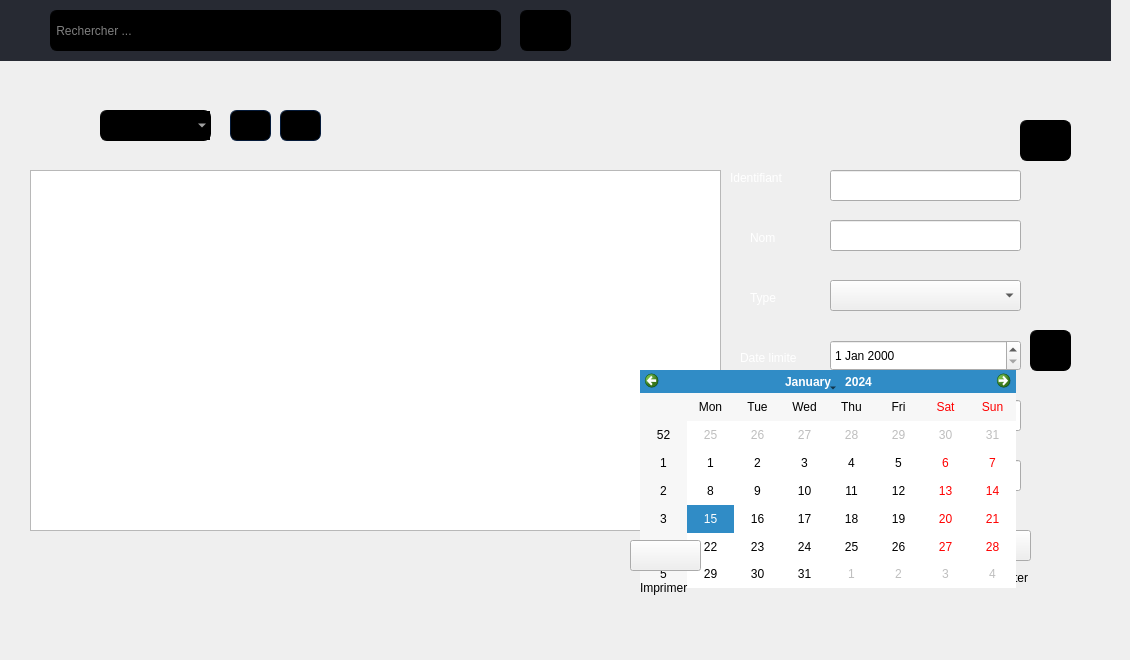
      <widget class="QWidget" name="page_9">
       <widget class="QLabel" name="marge_haute">
        <property name="geometry">
         <rect>
          <x>-10</x>
          <y>0</y>
          <width>1121</width>
          <height>61</height>
         </rect>
        </property>
        <property name="styleSheet">
         <string notr="true">background-color: #272a33;

border-color: #272a33;
	padding: 5px;
border-width: 3px;
border-style: solid ;</string>
        </property>
        <property name="text">
         <string/>
        </property>
       </widget>
       <widget class="QLineEdit" name="barre_recherche_assurances">
        <property name="geometry">
         <rect>
          <x>50</x>
          <y>10</y>
          <width>451</width>
          <height>41</height>
         </rect>
        </property>
        <property name="styleSheet">
         <string notr="true">QLineEdit
{
	background-color: black;
	color: white;
	min-width: 80px;
	border-style: solid;
	border-width: 1px;
	border-radius: 7px;
	border-color: black
}</string>
        </property>
        <property name="text">
         <string/>
        </property>
        <property name="placeholderText">
         <string> Rechercher ...</string>
        </property>
       </widget>
       <widget class="QPushButton" name="pb_recherche_assurances">
        <property name="geometry">
         <rect>
          <x>520</x>
          <y>10</y>
          <width>51</width>
          <height>41</height>
         </rect>
        </property>
        <property name="styleSheet">
         <string notr="true">QPushButton
{
	background-color: black;
	color: #ffffff;
	
	border-style: solid;
	border-width: 1px;
	border-radius: 7px;
	border-color: black;
	padding: 5px;

}


QPushButton::flat
{
	background-color: transparent;
	border: none;
	color: #fff;

}


QPushButton::disabled
{
	background-color: #404040;
	color: #656565;
	border-color: #051a39;

}


QPushButton::hover
{
	background-color: rgba(183, 134, 32, 20%);
	border: 1px solid #b78620;

}


QPushButton::pressed
{
	background-color: qlineargradient(spread:repeat, x1:1, y1:0, x2:1, y2:1, stop:0 rgba(74, 74, 74, 255),stop:1 rgba(49, 49, 49, 255));
	border: 1px solid #b78620;

}


QPushButton::checked
{
	background-color: qlineargradient(spread:repeat, x1:1, y1:0, x2:1, y2:1, stop:0 rgba(74, 74, 74, 255),stop:1 rgba(49, 49, 49, 255));
	border: 1px solid #222;

}

</string>
        </property>
        <property name="text">
         <string/>
        </property>
        <property name="icon">
         <iconset>
          <normaloff>:/theme_sombre/search1.png</normaloff>:/theme_sombre/search1.png</iconset>
        </property>
       </widget>
       <widget class="QPushButton" name="tri_croissant_assurances">
        <property name="geometry">
         <rect>
          <x>280</x>
          <y>110</y>
          <width>41</width>
          <height>31</height>
         </rect>
        </property>
        <property name="styleSheet">
         <string notr="true">QPushButton
{
	background-color: black;
	color: #ffffff;
	
	border-style: solid;
	border-width: 1px;
	border-radius: 7px;
	border-color: #051a39;
	padding: 5px;

}


QPushButton::flat
{
	background-color: transparent;
	border: none;
	color: #fff;

}


QPushButton::disabled
{
	background-color: #404040;
	color: #656565;
	border-color: #051a39;

}


QPushButton::hover
{
	background-color: rgba(183, 134, 32, 20%);
	border: 1px solid #b78620;

}


QPushButton::pressed
{
	background-color: qlineargradient(spread:repeat, x1:1, y1:0, x2:1, y2:1, stop:0 rgba(74, 74, 74, 255),stop:1 rgba(49, 49, 49, 255));
	border: 1px solid #b78620;

}


QPushButton::checked
{
	background-color: qlineargradient(spread:repeat, x1:1, y1:0, x2:1, y2:1, stop:0 rgba(74, 74, 74, 255),stop:1 rgba(49, 49, 49, 255));
	border: 1px solid #222;

}
</string>
        </property>
        <property name="text">
         <string/>
        </property>
        <property name="icon">
         <iconset resource="res.qrc">
          <normaloff>:/theme_sombre/fleche_haut.png</normaloff>:/theme_sombre/fleche_haut.png</iconset>
        </property>
       </widget>
       <widget class="QComboBox" name="liste_tri_assurances">
        <property name="geometry">
         <rect>
          <x>100</x>
          <y>110</y>
          <width>111</width>
          <height>31</height>
         </rect>
        </property>
        <property name="styleSheet">
         <string notr="true">background-color: black;
	color: white;
	min-width: 80px;
	border-style: solid;
	border-width: 1px;
	border-radius: 7px;
	border-color: black</string>
        </property>
        <property name="currentText">
         <string/>
        </property>
       </widget>
       <widget class="QPushButton" name="tri_decroissant_assurances">
        <property name="geometry">
         <rect>
          <x>230</x>
          <y>110</y>
          <width>41</width>
          <height>31</height>
         </rect>
        </property>
        <property name="styleSheet">
         <string notr="true">QPushButton
{
	background-color: black;
	color: #ffffff;
	
	border-style: solid;
	border-width: 1px;
	border-radius: 7px;
	border-color: #051a39;
	padding: 5px;

}


QPushButton::flat
{
	background-color: transparent;
	border: none;
	color: #fff;

}


QPushButton::disabled
{
	background-color: #404040;
	color: #656565;
	border-color: #051a39;

}


QPushButton::hover
{
	background-color: rgba(183, 134, 32, 20%);
	border: 1px solid #b78620;

}


QPushButton::pressed
{
	background-color: qlineargradient(spread:repeat, x1:1, y1:0, x2:1, y2:1, stop:0 rgba(74, 74, 74, 255),stop:1 rgba(49, 49, 49, 255));
	border: 1px solid #b78620;

}


QPushButton::checked
{
	background-color: qlineargradient(spread:repeat, x1:1, y1:0, x2:1, y2:1, stop:0 rgba(74, 74, 74, 255),stop:1 rgba(49, 49, 49, 255));
	border: 1px solid #222;

}
</string>
        </property>
        <property name="text">
         <string/>
        </property>
        <property name="icon">
         <iconset resource="res.qrc">
          <normaloff>:/theme_sombre/fleche_bas.png</normaloff>:/theme_sombre/fleche_bas.png</iconset>
        </property>
       </widget>
       <widget class="QLabel" name="label_nom">
        <property name="geometry">
         <rect>
          <x>750</x>
          <y>230</y>
          <width>31</width>
          <height>16</height>
         </rect>
        </property>
        <property name="styleSheet">
         <string notr="true">	background-color: transparent;
color:white</string>
        </property>
        <property name="text">
         <string>Nom</string>
        </property>
       </widget>
       <widget class="QLabel" name="msg_type_assurance">
        <property name="geometry">
         <rect>
          <x>830</x>
          <y>320</y>
          <width>191</width>
          <height>20</height>
         </rect>
        </property>
        <property name="styleSheet">
         <string notr="true">background-color:transparent</string>
        </property>
        <property name="lineWidth">
         <number>-2</number>
        </property>
        <property name="text">
         <string>&lt;span style=&quot;color: red&quot;&gt;&lt;/span&gt;</string>
        </property>
       </widget>
       <widget class="QLabel" name="label_type">
        <property name="geometry">
         <rect>
          <x>750</x>
          <y>290</y>
          <width>31</width>
          <height>16</height>
         </rect>
        </property>
        <property name="styleSheet">
         <string notr="true">	background-color: transparent;
color:white</string>
        </property>
        <property name="text">
         <string>Type</string>
        </property>
       </widget>
       <widget class="QLabel" name="label_idV">
        <property name="geometry">
         <rect>
          <x>740</x>
          <y>410</y>
          <width>71</width>
          <height>16</height>
         </rect>
        </property>
        <property name="styleSheet">
         <string notr="true">	background-color: transparent;
color:white</string>
        </property>
        <property name="text">
         <string>ID voiture</string>
        </property>
       </widget>
       <widget class="QLabel" name="label_idAss">
        <property name="geometry">
         <rect>
          <x>740</x>
          <y>470</y>
          <width>71</width>
          <height>20</height>
         </rect>
        </property>
        <property name="styleSheet">
         <string notr="true">	background-color: transparent;
color:white

</string>
        </property>
        <property name="text">
         <string>ID Assureur</string>
        </property>
       </widget>
       <widget class="QLabel" name="label_id">
        <property name="geometry">
         <rect>
          <x>730</x>
          <y>170</y>
          <width>61</width>
          <height>16</height>
         </rect>
        </property>
        <property name="styleSheet">
         <string notr="true">	background-color: transparent;
color:white
</string>
        </property>
        <property name="text">
         <string>Identifiant</string>
        </property>
       </widget>
       <widget class="QLabel" name="msg_nom_assurance">
        <property name="geometry">
         <rect>
          <x>830</x>
          <y>260</y>
          <width>191</width>
          <height>20</height>
         </rect>
        </property>
        <property name="styleSheet">
         <string notr="true">background-color:transparent</string>
        </property>
        <property name="lineWidth">
         <number>-2</number>
        </property>
        <property name="text">
         <string>&lt;span style=&quot;color: red&quot;&gt;&lt;/span&gt;</string>
        </property>
       </widget>
       <widget class="QLabel" name="msg_id_assurance">
        <property name="geometry">
         <rect>
          <x>830</x>
          <y>200</y>
          <width>191</width>
          <height>20</height>
         </rect>
        </property>
        <property name="styleSheet">
         <string notr="true">background-color:transparent</string>
        </property>
        <property name="lineWidth">
         <number>-2</number>
        </property>
        <property name="text">
         <string>&lt;span style=&quot;color: red&quot;&gt;&lt;/span&gt;</string>
        </property>
       </widget>
       <widget class="QLabel" name="msg_idAss_assurance">
        <property name="geometry">
         <rect>
          <x>830</x>
          <y>500</y>
          <width>191</width>
          <height>20</height>
         </rect>
        </property>
        <property name="styleSheet">
         <string notr="true">background-color:transparent</string>
        </property>
        <property name="lineWidth">
         <number>-2</number>
        </property>
        <property name="text">
         <string>&lt;span style=&quot;color: red&quot;&gt;&lt;/span&gt;</string>
        </property>
       </widget>
       <widget class="QLabel" name="label_dteFin">
        <property name="geometry">
         <rect>
          <x>740</x>
          <y>350</y>
          <width>71</width>
          <height>16</height>
         </rect>
        </property>
        <property name="styleSheet">
         <string notr="true">	background-color: transparent;
color:white</string>
        </property>
        <property name="text">
         <string>Date limite</string>
        </property>
       </widget>
       <widget class="QLabel" name="msg_idV_assurance">
        <property name="geometry">
         <rect>
          <x>830</x>
          <y>440</y>
          <width>191</width>
          <height>20</height>
         </rect>
        </property>
        <property name="styleSheet">
         <string notr="true">background-color:transparent</string>
        </property>
        <property name="lineWidth">
         <number>-2</number>
        </property>
        <property name="text">
         <string>&lt;span style=&quot;color: red&quot;&gt;&lt;/span&gt;</string>
        </property>
       </widget>
       <widget class="QPushButton" name="pb_calendrier">
        <property name="geometry">
         <rect>
          <x>1030</x>
          <y>330</y>
          <width>41</width>
          <height>41</height>
         </rect>
        </property>
        <property name="styleSheet">
         <string notr="true">QPushButton
{
	background-color: black;
	color: #ffffff;
	
	border-style: solid;
	border-width: 1px;
	border-radius: 7px;
	border-color: black;
	padding: 5px;

}


QPushButton::flat
{
	background-color: transparent;
	border: none;
	color: #fff;

}


QPushButton::disabled
{
	background-color: #404040;
	color: #656565;
	border-color: #051a39;

}


QPushButton::hover
{
	background-color: rgba(183, 134, 32, 20%);
	border: 1px solid #b78620;

}


QPushButton::pressed
{
	background-color: qlineargradient(spread:repeat, x1:1, y1:0, x2:1, y2:1, stop:0 rgba(74, 74, 74, 255),stop:1 rgba(49, 49, 49, 255));
	border: 1px solid #b78620;

}


QPushButton::checked
{
	background-color: qlineargradient(spread:repeat, x1:1, y1:0, x2:1, y2:1, stop:0 rgba(74, 74, 74, 255),stop:1 rgba(49, 49, 49, 255));
	border: 1px solid #222;

}
</string>
        </property>
        <property name="text">
         <string/>
        </property>
        <property name="icon">
         <iconset resource="res.qrc">
          <normaloff>:/theme_sombre/calendrier.png</normaloff>:/theme_sombre/calendrier.png</iconset>
        </property>
       </widget>
       <widget class="QPushButton" name="clear">
        <property name="geometry">
         <rect>
          <x>1020</x>
          <y>120</y>
          <width>51</width>
          <height>41</height>
         </rect>
        </property>
        <property name="styleSheet">
         <string notr="true">QPushButton
{
	background-color: black;
	color: #ffffff;
	
	border-style: solid;
	border-width: 1px;
	border-radius: 7px;
	border-color: black;
	padding: 5px;

}


QPushButton::flat
{
	background-color: transparent;
	border: none;
	color: #fff;

}


QPushButton::disabled
{
	background-color: #404040;
	color: #656565;
	border-color: #051a39;

}


QPushButton::hover
{
	background-color: rgba(183, 134, 32, 20%);
	border: 1px solid #b78620;

}


QPushButton::pressed
{
	background-color: qlineargradient(spread:repeat, x1:1, y1:0, x2:1, y2:1, stop:0 rgba(74, 74, 74, 255),stop:1 rgba(49, 49, 49, 255));
	border: 1px solid #b78620;

}


QPushButton::checked
{
	background-color: qlineargradient(spread:repeat, x1:1, y1:0, x2:1, y2:1, stop:0 rgba(74, 74, 74, 255),stop:1 rgba(49, 49, 49, 255));
	border: 1px solid #222;

}
</string>
        </property>
        <property name="text">
         <string/>
        </property>
        <property name="icon">
         <iconset>
          <normaloff>:/theme_sombre/clear 2.png</normaloff>:/theme_sombre/clear 2.png</iconset>
        </property>
       </widget>
       <widget class="QPushButton" name="ajouter_assurances">
        <property name="geometry">
         <rect>
          <x>980</x>
          <y>530</y>
          <width>51</width>
          <height>31</height>
         </rect>
        </property>
        <property name="styleSheet">
         <string notr="true"/>
        </property>
        <property name="text">
         <string/>
        </property>
        <property name="icon">
         <iconset>
          <normaloff>../../ajout.png</normaloff>../../ajout.png</iconset>
        </property>
       </widget>
       <widget class="QPushButton" name="supprimer_assurances">
        <property name="geometry">
         <rect>
          <x>890</x>
          <y>530</y>
          <width>51</width>
          <height>31</height>
         </rect>
        </property>
        <property name="styleSheet">
         <string notr="true"/>
        </property>
        <property name="text">
         <string/>
        </property>
        <property name="icon">
         <iconset>
          <normaloff>../../delete-button.svg</normaloff>../../delete-button.svg</iconset>
        </property>
       </widget>
       <widget class="QPushButton" name="modifier_assurances">
        <property name="geometry">
         <rect>
          <x>800</x>
          <y>530</y>
          <width>51</width>
          <height>31</height>
         </rect>
        </property>
        <property name="styleSheet">
         <string notr="true"/>
        </property>
        <property name="text">
         <string/>
        </property>
        <property name="icon">
         <iconset>
          <normaloff>../../104668.png</normaloff>../../104668.png</iconset>
        </property>
       </widget>
       <widget class="QLineEdit" name="nom_assurances">
        <property name="geometry">
         <rect>
          <x>830</x>
          <y>220</y>
          <width>191</width>
          <height>31</height>
         </rect>
        </property>
       </widget>
       <widget class="QDateEdit" name="date_assurances">
        <property name="geometry">
         <rect>
          <x>830</x>
          <y>340</y>
          <width>191</width>
          <height>31</height>
         </rect>
        </property>
       </widget>
       <widget class="QLineEdit" name="id_voiture">
        <property name="geometry">
         <rect>
          <x>830</x>
          <y>400</y>
          <width>191</width>
          <height>31</height>
         </rect>
        </property>
       </widget>
       <widget class="QLineEdit" name="id_assureur">
        <property name="geometry">
         <rect>
          <x>830</x>
          <y>460</y>
          <width>191</width>
          <height>31</height>
         </rect>
        </property>
       </widget>
       <widget class="QComboBox" name="type_assurances">
        <property name="geometry">
         <rect>
          <x>830</x>
          <y>280</y>
          <width>191</width>
          <height>31</height>
         </rect>
        </property>
       </widget>
       <widget class="QLineEdit" name="id_assurances">
        <property name="geometry">
         <rect>
          <x>830</x>
          <y>170</y>
          <width>191</width>
          <height>31</height>
         </rect>
        </property>
       </widget>
       <widget class="QTableView" name="tabassurances">
        <property name="geometry">
         <rect>
          <x>30</x>
          <y>170</y>
          <width>691</width>
          <height>361</height>
         </rect>
        </property>
        <property name="styleSheet">
         <string notr="true"/>
        </property>
       </widget>
       <widget class="QLabel" name="label_mdf">
        <property name="geometry">
         <rect>
          <x>800</x>
          <y>570</y>
          <width>51</width>
          <height>16</height>
         </rect>
        </property>
        <property name="text">
         <string>Modifier</string>
        </property>
       </widget>
       <widget class="QLabel" name="label_sp">
        <property name="geometry">
         <rect>
          <x>890</x>
          <y>570</y>
          <width>61</width>
          <height>16</height>
         </rect>
        </property>
        <property name="text">
         <string>Supprimer</string>
        </property>
       </widget>
       <widget class="QLabel" name="label_aj">
        <property name="geometry">
         <rect>
          <x>990</x>
          <y>570</y>
          <width>51</width>
          <height>16</height>
         </rect>
        </property>
        <property name="text">
         <string>Ajouter</string>
        </property>
       </widget>
       <widget class="QLabel" name="label_79">
        <property name="geometry">
         <rect>
          <x>0</x>
          <y>70</y>
          <width>1101</width>
          <height>581</height>
         </rect>
        </property>
        <property name="text">
         <string/>
        </property>
       </widget>
       <widget class="QCalendarWidget" name="calendarWidget">
        <property name="geometry">
         <rect>
          <x>640</x>
          <y>370</y>
          <width>376</width>
          <height>218</height>
         </rect>
        </property>
       </widget>
       <widget class="QPushButton" name="imprimer_assurances">
        <property name="geometry">
         <rect>
          <x>630</x>
          <y>540</y>
          <width>71</width>
          <height>31</height>
         </rect>
        </property>
        <property name="styleSheet">
         <string notr="true"/>
        </property>
        <property name="text">
         <string/>
        </property>
        <property name="icon">
         <iconset resource="res.qrc">
          <normaloff>:/theme_normal/print1.png</normaloff>:/theme_normal/print1.png</iconset>
        </property>
       </widget>
       <widget class="QLabel" name="label_mdf_4">
        <property name="geometry">
         <rect>
          <x>640</x>
          <y>580</y>
          <width>51</width>
          <height>16</height>
         </rect>
        </property>
        <property name="text">
         <string>Imprimer</string>
        </property>
       </widget>
       <zorder>label_79</zorder>
       <zorder>marge_haute</zorder>
       <zorder>barre_recherche_assurances</zorder>
       <zorder>pb_recherche_assurances</zorder>
       <zorder>tri_croissant_assurances</zorder>
       <zorder>liste_tri_assurances</zorder>
       <zorder>tri_decroissant_assurances</zorder>
       <zorder>label_nom</zorder>
       <zorder>msg_type_assurance</zorder>
       <zorder>label_type</zorder>
       <zorder>label_idV</zorder>
       <zorder>label_idAss</zorder>
       <zorder>label_id</zorder>
       <zorder>msg_nom_assurance</zorder>
       <zorder>msg_id_assurance</zorder>
       <zorder>msg_idAss_assurance</zorder>
       <zorder>label_dteFin</zorder>
       <zorder>msg_idV_assurance</zorder>
       <zorder>pb_calendrier</zorder>
       <zorder>clear</zorder>
       <zorder>ajouter_assurances</zorder>
       <zorder>supprimer_assurances</zorder>
       <zorder>modifier_assurances</zorder>
       <zorder>nom_assurances</zorder>
       <zorder>date_assurances</zorder>
       <zorder>id_voiture</zorder>
       <zorder>id_assureur</zorder>
       <zorder>type_assurances</zorder>
       <zorder>id_assurances</zorder>
       <zorder>tabassurances</zorder>
       <zorder>label_mdf</zorder>
       <zorder>label_sp</zorder>
       <zorder>label_aj</zorder>
       <zorder>calendarWidget</zorder>
       <zorder>imprimer_assurances</zorder>
       <zorder>label_mdf_4</zorder>
      </widget>
